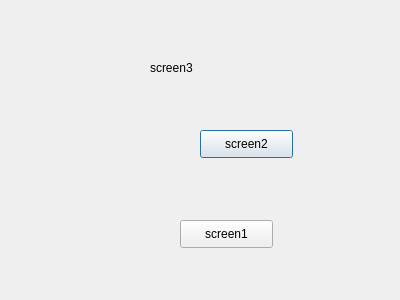
<?xml version="1.0" encoding="UTF-8"?>
<ui version="4.0">
 <class>Dialog</class>
 <widget class="QDialog" name="Dialog">
  <property name="geometry">
   <rect>
    <x>0</x>
    <y>0</y>
    <width>400</width>
    <height>300</height>
   </rect>
  </property>
  <property name="windowTitle">
   <string>Dialog</string>
  </property>
  <widget class="QLabel" name="label">
   <property name="geometry">
    <rect>
     <x>150</x>
     <y>60</y>
     <width>55</width>
     <height>16</height>
    </rect>
   </property>
   <property name="text">
    <string>screen3</string>
   </property>
  </widget>
  <widget class="QPushButton" name="Button2">
   <property name="geometry">
    <rect>
     <x>200</x>
     <y>130</y>
     <width>93</width>
     <height>28</height>
    </rect>
   </property>
   <property name="text">
    <string>screen2</string>
   </property>
  </widget>
  <widget class="QPushButton" name="Button1">
   <property name="geometry">
    <rect>
     <x>180</x>
     <y>220</y>
     <width>93</width>
     <height>28</height>
    </rect>
   </property>
   <property name="text">
    <string>screen1</string>
   </property>
  </widget>
 </widget>
 <resources/>
 <connections/>
</ui>
